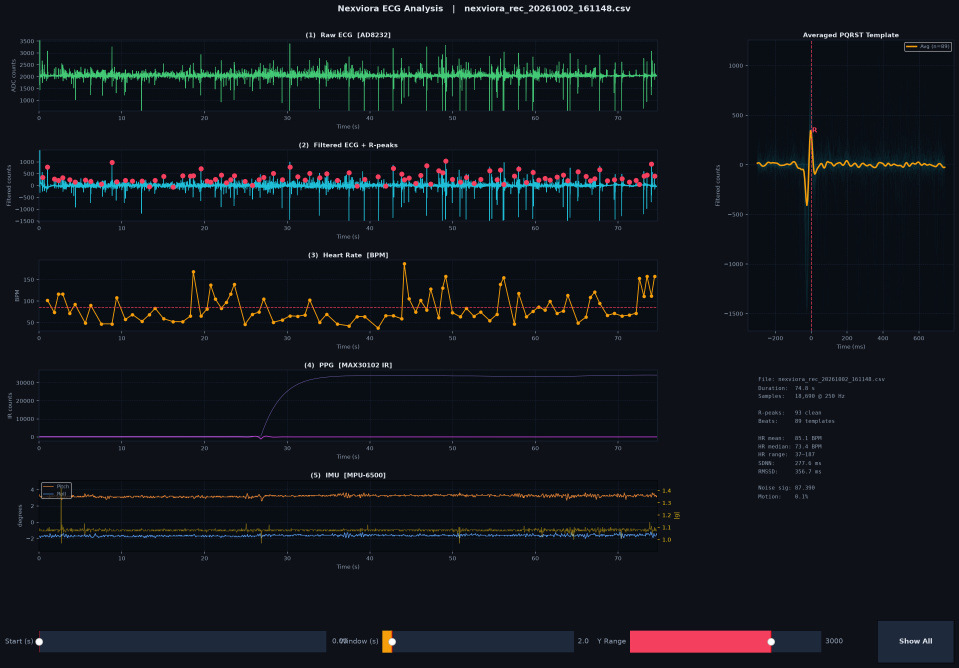
#> input picture backend/nexviora_rec_20261002_161148_analysis.png, 2877 x 2004 px, found by its file name (shown at 1/3 size)
$ jupyter execute --allow-errors 'Ollama_ECG_Ischemia_Research_Prototype (2).ipynb'   (shell and % lines are left out)   (older library calls are emulated)
#> lines starting #> are read from the running program, lines starting #| are printed output that depends on the picture
# Ollama + ECG Ischemia Research Prototype

**Pipeline**

ECG image → quality check → canonical filtering → Ollama Qwen2.5-VL → structured ECG analysis → annotated output image

This notebook is a research/educational prototype. It is not a medical diagnostic system.

## Analysis framework

### Reference baseline
- RR interval and rhythm regularity
- visible isoelectric reference
- QRS morphology
- baseline ST/T appearance

### Four research parameters
1. **ST-segment deviation**
2. **T-wave abnormality**
3. **Q-wave abnormality**
4. **ST-T consistency across repeated beats**

### Separate rhythm parameter
**RR interval** — average time gap between visible R peaks and rhythm regularity.

Q waves are reported separately because pathological Q waves are more associated with infarction/prior infarction than ischemia itself. ST/T abnormalities can be associated with ischemia, but they are not automatically proof of ischemia.

[cell 1]
# Cell 1 — Install Ollama and Python dependencies

[cell 2]
# Cell 2 — Start the Ollama server

import subprocess
import time
import requests

#> (the rest of this cell did not finish here and is left out)

[cell 3]
# Cell 3 — Download Qwen2.5-VL 3B

[cell 4]
# Cell 4 — Verify Ollama

payload = {
    "model": "qwen2.5vl:3b",
    "messages": [{"role": "user", "content": "Reply with exactly: OLLAMA_OK"}],
    "stream": False,
    "options": {"temperature": 0},
}

#> (the rest of this cell did not finish here and is left out)

## Upload one ECG graph

For V1, use a **single-lead ECG graph**. A graph with visible grid/time information is preferable because it gives the vision model a reference for timing and morphology.

[cell 5]
# Cell 5 — Upload the ECG image

from google.colab import files

uploaded = files.upload()
#> the answer given: nexviora_rec_20261002_161148_analysis.png
if not uploaded:
    raise RuntimeError("No image uploaded.")

INPUT_IMAGE = next(iter(uploaded.keys()))
print("Input:", INPUT_IMAGE)

[cell 6]
# Cell 6 — Inspect, filter, and standardize the ECG image

import cv2
import numpy as np

def image_quality_report(path):
    img = cv2.imread(path)
#> img is the input picture: shape (2004, 2877, 3); mean B, G, R 27.5, 21.7, 17.8
    if img is None:
        raise ValueError("Could not read the image.")

    gray = cv2.cvtColor(img, cv2.COLOR_BGR2GRAY)
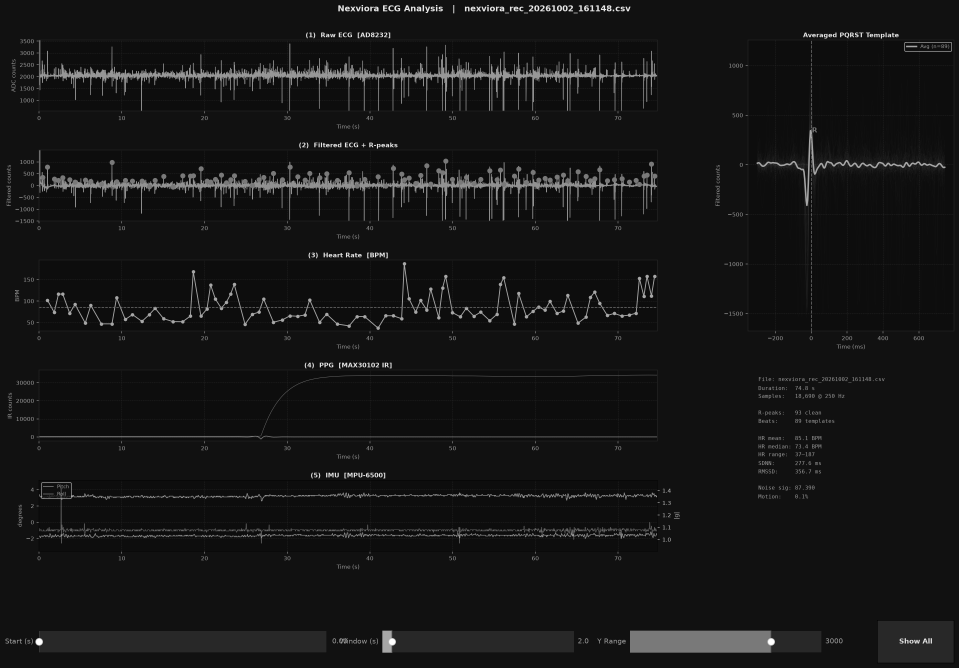
#> gray: shape (2004, 2877) (shown at 1/3 size); min 0, max 255, mean 21.5
    h, w = gray.shape
#> h = 2004; w = 2877
    sharpness = float(cv2.Laplacian(gray, cv2.CV_64F).var())
#> sharpness = 720.9
    contrast = float(gray.std())
#> contrast = 25.67
    low_clip = float((gray <= 3).mean())
#> low_clip = 0.000128
    high_clip = float((gray >= 252).mean())
#> high_clip = 0.000125
    smooth = cv2.GaussianBlur(gray, (3, 3), 0)
    noise_proxy = float(np.mean(np.abs(gray.astype(np.float32) - smooth.astype(np.float32))))
#> noise_proxy = 1.46

    return {
        "width": int(w),
        "height": int(h),
        "sharpness_laplacian_variance": round(sharpness, 2),
        "contrast_std": round(contrast, 2),
        "low_clip_fraction": round(low_clip, 4),
        "high_clip_fraction": round(high_clip, 4),
        "noise_proxy": round(noise_proxy, 2),
    }

def preprocess_ecg_image(path, output_path="filtered_ecg.png"):
    img = cv2.imread(path)
    if img is None:
        raise ValueError("Could not read the image.")

    gray = cv2.cvtColor(img, cv2.COLOR_BGR2GRAY)

    if gray.shape[1] < 1600:
        scale = 1600 / gray.shape[1]
        gray = cv2.resize(gray, (1600, int(gray.shape[0] * scale)), interpolation=cv2.INTER_CUBIC)

    denoised = cv2.GaussianBlur(gray, (3, 3), 0)
    clahe = cv2.createCLAHE(clipLimit=2.0, tileGridSize=(8, 8))
    filtered = clahe.apply(denoised)

    cv2.imwrite(output_path, filtered)
    return output_path

before = image_quality_report(INPUT_IMAGE)
#> before = {'width': 2877, 'height': 2004, 'sharpness_laplacian_variance': 720.9, 'contrast_std': 25.67, 'low_clip_fraction': 0.0001, 'high_clip_fraction': 0.0001, 'noise_proxy': 1.46}
FILTERED_IMAGE = preprocess_ecg_image(INPUT_IMAGE)
after = image_quality_report(FILTERED_IMAGE)
#> after = {'width': 2877, 'height': 2004, 'sharpness_laplacian_variance': 121.2, 'contrast_std': 25.96, 'low_clip_fraction': 0, 'high_clip_fraction': 0.0001, 'noise_proxy': 0.79}

print("INPUT QUALITY")
print(before)
#| {'width': 2877, 'height': 2004, 'sharpness_laplacian_variance': 720.86, 'contrast_std': 25.67, 'low_clip_fraction': 0.0001, 'high_clip_fraction': 0.0001, 'noise_proxy': 1.46}
print("\nFILTERED IMAGE QUALITY")
print(after)
#| {'width': 2877, 'height': 2004, 'sharpness_laplacian_variance': 121.22, 'contrast_std': 25.96, 'low_clip_fraction': 0.0, 'high_clip_fraction': 0.0001, 'noise_proxy': 0.79}
print("\nThe notebook always sends the canonical filtered image to Ollama.")

[cell 7]
# Cell 7 — Display original and filtered ECG

from PIL import Image
import matplotlib.pyplot as plt

fig, axes = plt.subplots(1, 2, figsize=(18, 6))
axes[0].imshow(Image.open(INPUT_IMAGE))
axes[0].set_title("Original ECG")
axes[0].axis("off")
axes[1].imshow(Image.open(FILTERED_IMAGE), cmap="gray")
axes[1].set_title("Canonical filtered ECG")
axes[1].axis("off")
plt.tight_layout()
plt.show()
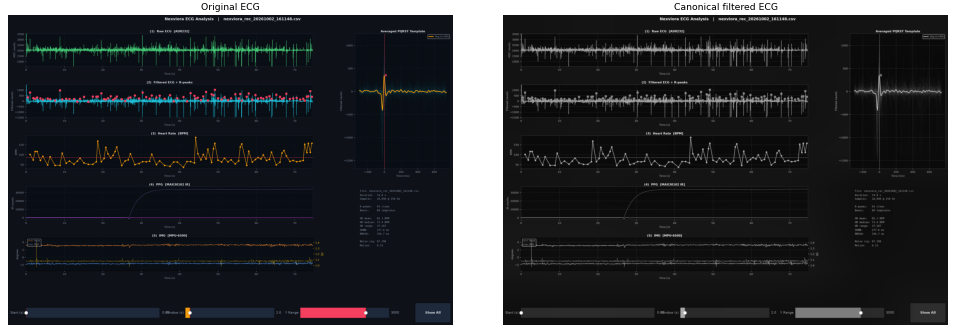
#> figure drawn by matplotlib, 2 panels

[cell 8]
# Cell 8 — Quality gate before Ollama

def validate_ecg_image(report):
    problems = []
    if report["width"] < 1000:
        problems.append("image width is too small")
    if report["height"] < 300:
        problems.append("image height is too small")
    if report["contrast_std"] < 12:
        problems.append("image contrast is too low")
    if report["sharpness_laplacian_variance"] < 20:
        problems.append("image is probably too blurred")
    if report["low_clip_fraction"] > 0.15 or report["high_clip_fraction"] > 0.15:
        problems.append("large fraction of pixels are clipped")
    return problems

problems = validate_ecg_image(after)
#> problems = []
if problems:
    print("IMAGE REJECTED BEFORE OLLAMA")
    for problem in problems:
        print("-", problem)
    raise ValueError("Improve or replace the ECG image before inference.")

print("IMAGE QUALITY CHECK PASSED")

## ECG knowledge given to Ollama

The model is explicitly told what the baseline means, how to inspect ST/T/Q morphology, how to treat RR separately, not to invent measurements, and to return `indeterminate` when the graph is insufficient.

[cell 9]
# Cell 9 — Structured output schema and ECG interpretation prompt

import base64
import json

ECG_SCHEMA = {
    "type": "object",
    "properties": {
        "screening_status": {
            "type": "string",
            "enum": ["possible_ischemic_pattern", "no_obvious_ischemic_pattern", "indeterminate"],
        },
        "image_quality": {"type": "string", "enum": ["adequate", "limited"]},
        "baseline": {
            "type": "object",
            "properties": {
                "heart_rate_bpm": {"type": "number"},
                "rr_interval_ms": {"type": "number"},
                "rr_regularity": {"type": "string"},
                "isoelectric_reference": {"type": "string"},
                "qrs_baseline": {"type": "string"},
                "baseline_st_t": {"type": "string"},
            },
            "required": ["heart_rate_bpm", "rr_interval_ms", "rr_regularity", "isoelectric_reference", "qrs_baseline", "baseline_st_t"],
        },
        "ischemia_parameters": {
            "type": "object",
            "properties": {
                "st_segment_deviation": {"type": "string"},
                "t_wave_abnormality": {"type": "string"},
                "q_wave_abnormality": {"type": "string"},
                "st_t_consistency": {"type": "string"},
            },
            "required": ["st_segment_deviation", "t_wave_abnormality", "q_wave_abnormality", "st_t_consistency"],
        },
        "rr_analysis": {
            "type": "object",
            "properties": {
                "mean_rr_ms": {"type": "number"},
                "regularity": {"type": "string"},
                "visible_r_peaks": {"type": "integer"},
            },
            "required": ["mean_rr_ms", "regularity", "visible_r_peaks"],
        },
        "evidence": {"type": "array", "items": {"type": "string"}},
        "limitations": {"type": "array", "items": {"type": "string"}},
    },
    "required": ["screening_status", "image_quality", "baseline", "ischemia_parameters", "rr_analysis", "evidence", "limitations"],
}

SYSTEM_PROMPT = """
You are an ECG research-analysis assistant.

Analyze the supplied image as a SINGLE-LEAD ECG graph. This is a research
prototype, not a clinical diagnostic system.

ECG REFERENCE KNOWLEDGE:
- The isoelectric baseline is the reference for judging ST-segment displacement.
- Myocardial ischemia/acute coronary syndromes can be associated with ST-segment
  depression/elevation and T-wave abnormalities. These findings are not by
  themselves proof of ischemia and require clinical context.
- Pathological Q waves must be reported separately because they are more
  associated with myocardial infarction/prior infarction than ischemia alone.
- A single lead cannot establish the multi-lead distribution used in clinical
  ECG interpretation and cannot reliably localize an ischemic region.
- Do not invent measurements that are not visible.
- If grid/time calibration is absent, numerical timing must be described as approximate.
- If waveform quality is insufficient, return indeterminate rather than guessing.

WITHIN-RECORDING BASELINE:
First describe the visible baseline: R-R spacing, rhythm regularity, isoelectric
reference, QRS morphology, and baseline ST/T appearance.

FOUR RESEARCH ISCHEMIA PARAMETERS:
1. ST-segment deviation relative to the visible isoelectric reference.
2. T-wave abnormality: inversion, unusual amplitude, asymmetry, or morphology.
3. Q-wave abnormality: unusually deep/wide Q morphology when clearly visible.
4. ST-T consistency across multiple consecutive beats.

SEPARATE RHYTHM PARAMETER:
R-R interval: estimate the average time between visible R peaks and describe
regularity. Do not treat RR abnormality as an ischemia marker.

STATUS:
- possible_ischemic_pattern: one or more visible findings may be compatible with
  ischemia, while acknowledging the single-lead limitation.
- no_obvious_ischemic_pattern: no obvious ischemic morphology is visible.
- indeterminate: quality, calibration, or available lead information is too limited.

Never provide a medical diagnosis. Never provide a fake probability percentage.
"""

USER_PROMPT = """
Analyze this ECG graph using the exact framework in the system instructions.

Return ONLY the requested JSON object.

Requirements:
- Start with the recording baseline.
- Analyze all four research ischemia parameters.
- Separately analyze the R-R interval.
- Distinguish observed findings from uncertainty.
- Do not invent lead names, amplitudes, time scales, or clinical history.
- If a numerical value cannot be read from the graph, use an approximate value
  only when visually reasonable; otherwise report the limitation.
"""

def image_to_base64(path):
    with open(path, "rb") as f:
        return base64.b64encode(f.read()).decode("utf-8")

[cell 10]
# Cell 10 — Send ONLY the filtered image to Ollama

image_b64 = image_to_base64(FILTERED_IMAGE)

payload = {
    "model": "qwen2.5vl:3b",
    "messages": [
        {"role": "system", "content": SYSTEM_PROMPT},
        {"role": "user", "content": USER_PROMPT, "images": [image_b64]},
    ],
    "stream": False,
    "format": ECG_SCHEMA,
    "options": {"temperature": 0},
}

#> (the rest of this cell did not finish here and is left out)

[cell 11]
{
    "ischemia_parameters": {
    "st_segment_deviation": "present",
    "t_wave_abnormality": "present",
    "q_wave_abnormality": "present",
    "st_t_consistency": "present"
  },
  "rr_analysis": {
    "mean_rr_ms": 1000,
    "regularity": "regular",
    "visible_r_peaks": 10
  },
  "evidence": [
    "possible_ischemic_pattern"
  ],
  "limitations": [
    "grid_time_calibration_absent",
    "waveform_quality_insufficient"
  ]
}

#> (a cell that did not finish here is left out)

#> (a cell that did not finish here is left out)

[cell 14]
# Cell 12 — Create an annotated ECG report image

from PIL import Image, ImageDraw, ImageFont

base = Image.open(INPUT_IMAGE).convert("RGB")
max_height = 900
if base.height > max_height:
    scale = max_height / base.height
#> scale = 0.449
    base = base.resize((int(base.width * scale), max_height))
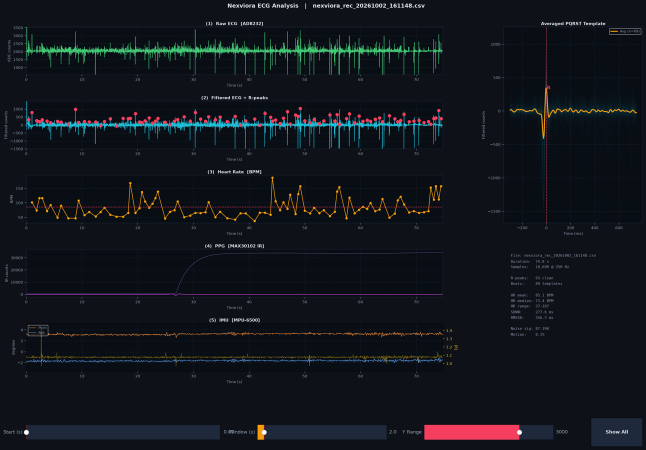
#> base: PIL image 1292x900 RGB (shown at 1/2 size); mean R, G, B 17.8, 21.7, 27.5

panel_width = 620
canvas = Image.new("RGB", (base.width + panel_width, base.height), "white")
#> canvas: PIL image 1912x900 RGB; every value is 255
canvas.paste(base, (0, 0))
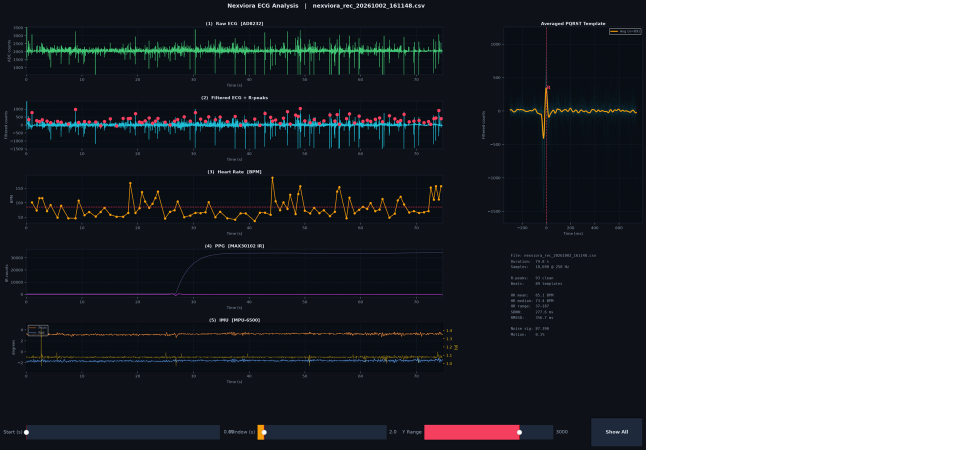
#> canvas: PIL image 1912x900 RGB (shown at 1/2 size); mean R, G, B 94.7, 97.4, 101.3
draw = ImageDraw.Draw(canvas)

try:
    font = ImageFont.truetype("/usr/share/fonts/truetype/dejavu/DejaVuSans.ttf", 20)
    small = ImageFont.truetype("/usr/share/fonts/truetype/dejavu/DejaVuSans.ttf", 15)
    bold = ImageFont.truetype("/usr/share/fonts/truetype/dejavu/DejaVuSans-Bold.ttf", 22)
except Exception:
    font = small = bold = ImageFont.load_default()

x = base.width + 20
#> x = 1312
y = 20
draw.text((x, y), "ECG AI RESEARCH REPORT", fill="black", font=bold)
y += 42
#> (the rest of this cell did not finish here and is left out)
